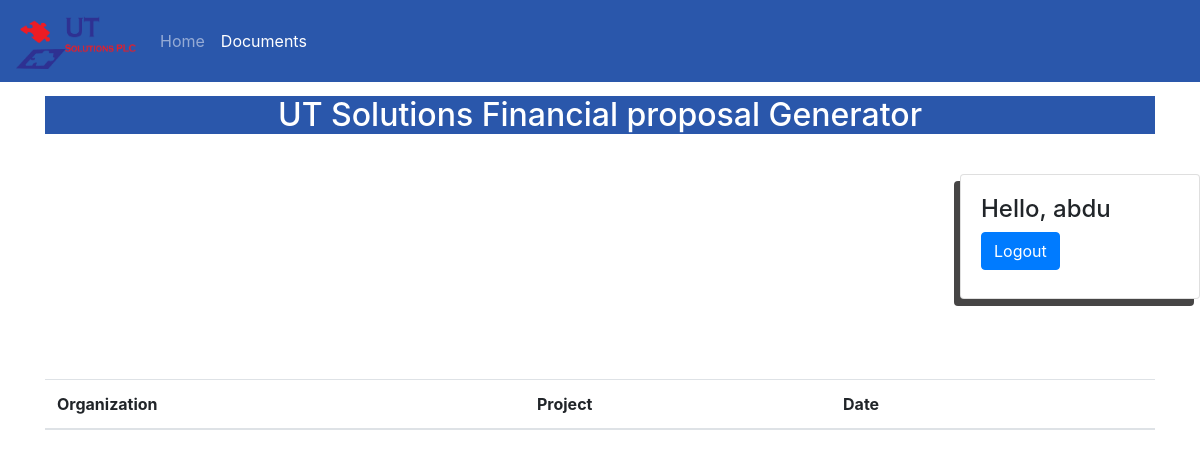
The app's page /records/ (signed in), older data.
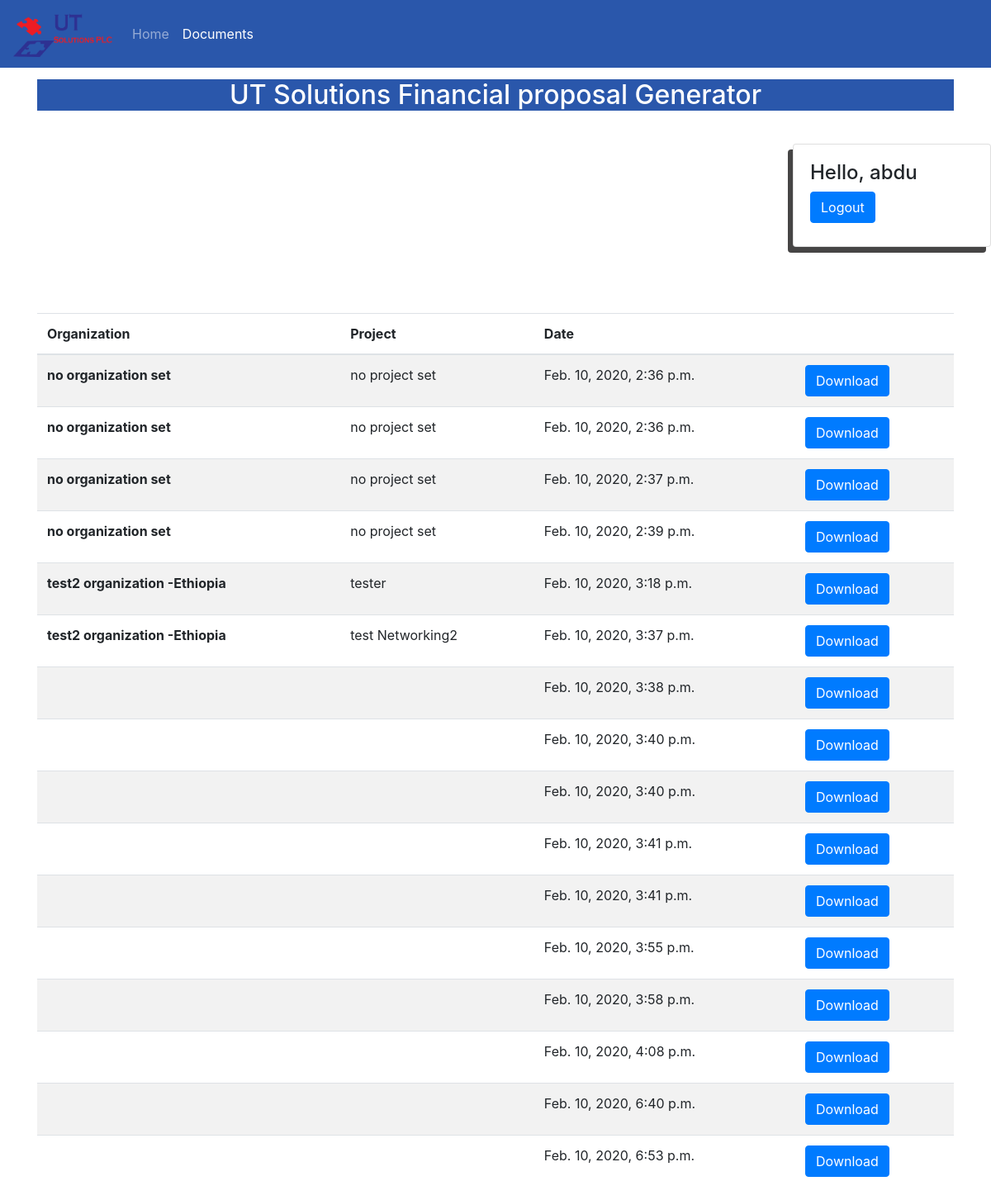
The same page, newer data.
### input/models.py (models this page shows)
class Record(models.Model):
    path = models.CharField(max_length = 200)
    date = models.DateTimeField(auto_now=True)
    organization = models.CharField(max_length = 200)
    project_type = models.CharField(max_length = 200)

### input/views.py (the view)
# urls.py: path('records/', views.documents, name= 'records')
def documents(request):
    return render(request, 'documents.html', {'record': Record.objects.all()})

### templates/documents.html (shortened to what this page needs)
{% load static %}
<!DOCTYPE html>
<html lang="en">
<head>
    <link rel="stylesheet" href="{% static 'bootstrap/css/bootstrap.css' %}">
    <link rel="stylesheet" href=" {% static 'css/style.css'%} ">
</head>
<body>
    <nav class="navbar navbar-expand-md navbar-dark fixed-top">
        <a class="navbar-brand" href="#"><img class="logo" src= {% static 'images/UT.png'%} alt=""></a>
        <div class="collapse navbar-collapse" id="navbarsExampleDefault">
            <ul class="navbar-nav mr-auto">
            <li class="nav-item">
                <a class="nav-link" href="{% url 'home' %}">Home</a>
            </li>
            <li class="nav-item active">
                <a class="nav-link" href="">Documents<span class="sr-only">(current)</span></a>
            </li>
            </ul>
        </div>
    </nav>
    <div class="container">
        <header>
            <center>
                <h2>UT Solutions Financial proposal Generator</h2>
            </center>
        </header>
    </div>
    <div class="logout">
        <div class="card">
            <div class="card-body">
                {% if user.is_authenticated %}
                <h4> Hello, {{user.username}}</h4>
                <h5><a class="btn btn-primary" href="{% url 'logout' %}">Logout</a></h5>
                {% else %}
                <p> You are not logged in</p>
                <a href="{% url 'login' %}">Login</a>
                {% endif %}
            </div>
        </div>
    </div>
    {% if user.is_authenticated %}
    <div class="container" style="margin-top: 10vh;">
        <table class="table table-striped">
            <thead>
                <tr>
                    <th scope="col">Organization</th>
                    <th scope="col">Project</th>
                    <th scope="col">Date</th>
                    <th scope="col"></th>
                </tr>
            </thead>
            <tbody>
                {%for document in record%}
                <tr>
                    <th scope="row">{{document.organization}}</th>
                    <td>{{document.project_type}}</td>
                    <td>{{document.date}}</td>
                    <td> <a class="btn btn-primary" href="{{MEDIA_URL}}{{document.path}}">Download</a></td>
                </tr>
                {%endfor%}
            </tbody>
        </table>
    </div>
    {% endif %}
</body>
</html>

Row changes from the older to the newer data that the page shows:
added Record: organization "no organization set", project_type "no project set", date "Feb. 10, 2020, 2:36 p.m."
added Record: organization "no organization set", project_type "no project set", date "Feb. 10, 2020, 2:36 p.m."
added Record: organization "no organization set", project_type "no project set", date "Feb. 10, 2020, 2:37 p.m."
added Record: organization "no organization set", project_type "no project set", date "Feb. 10, 2020, 2:39 p.m."
added Record: organization "test2 organization -Ethiopia", project_type "tester", date "Feb. 10, 2020, 3:18 p.m."
added Record: organization "test2 organization -Ethiopia", project_type "test Networking2", date "Feb. 10, 2020, 3:37 p.m."
added Record: date "Feb. 10, 2020, 3:38 p.m."
added Record: date "Feb. 10, 2020, 3:40 p.m."
added Record: date "Feb. 10, 2020, 3:40 p.m."
added Record: date "Feb. 10, 2020, 3:41 p.m."
added Record: date "Feb. 10, 2020, 3:41 p.m."
added Record: date "Feb. 10, 2020, 3:55 p.m."
added Record: date "Feb. 10, 2020, 3:58 p.m."
added Record: date "Feb. 10, 2020, 4:08 p.m."
added Record: date "Feb. 10, 2020, 6:40 p.m."
added Record: date "Feb. 10, 2020, 6:53 p.m."
